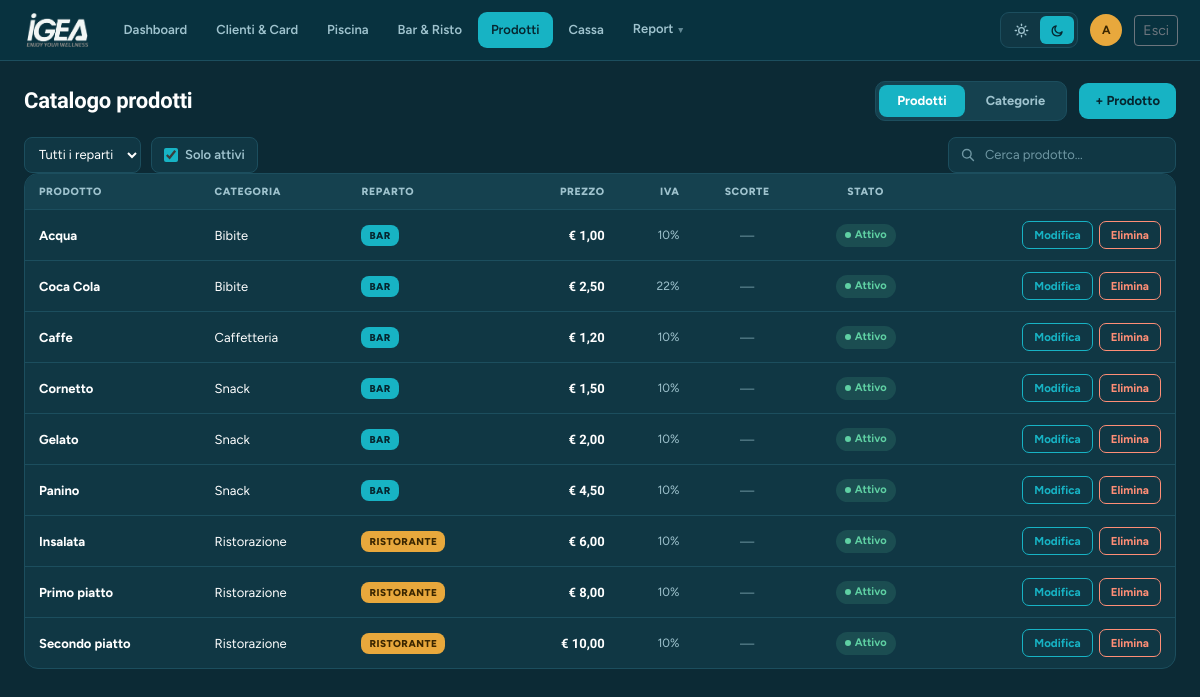
Screenshot of /products (signed in) with the database file from the repository.
### tables this page shows
CREATE TABLE products (
  id INT UNSIGNED AUTO_INCREMENT PRIMARY KEY,
  category_id INT UNSIGNED NOT NULL,
  name VARCHAR(160) NOT NULL,
  price DECIMAL(10,2) NOT NULL,
  vat_rate DECIMAL(5,2) NULL,
  stock_enabled TINYINT(1) NOT NULL DEFAULT 0,
  stock_qty DECIMAL(10,2) NULL,
  active TINYINT(1) NOT NULL DEFAULT 1,
  notes TEXT,
  created_at TIMESTAMP DEFAULT CURRENT_TIMESTAMP,
  updated_at TIMESTAMP DEFAULT CURRENT_TIMESTAMP ON UPDATE CURRENT_TIMESTAMP,
  CONSTRAINT fk_products_category FOREIGN KEY (category_id) REFERENCES product_categories(id)
);

CREATE TABLE product_categories (
  id INT UNSIGNED AUTO_INCREMENT PRIMARY KEY,
  name VARCHAR(120) NOT NULL,
  department ENUM('bar','ristorante','reception','extra') NOT NULL,
  active TINYINT(1) NOT NULL DEFAULT 1
);

### app/Helpers/functions.php (called while the page is built, shortened)
<?php
function e(?string $value): string
{
    return htmlspecialchars((string) $value, ENT_QUOTES | ENT_SUBSTITUTE, 'UTF-8');
}

### views/products/index.php (the view, shortened to what this page needs)
<?php
$deptLabels = ['bar' => 'Bar', 'ristorante' => 'Ristorante', 'reception' => 'Reception', 'extra' => 'Extra'];
$deptColors = [
  'bar'        => ['bg' => 'var(--chip-bar-bg)',   'ink' => 'var(--chip-bar-ink)'],
  'ristorante' => ['bg' => 'var(--chip-rist-bg)',  'ink' => 'var(--chip-rist-ink)'],
  'reception'  => ['bg' => 'var(--chip-recep-bg)', 'ink' => 'var(--chip-recep-ink)'],
  'extra'      => ['bg' => 'var(--chip-extra-bg)', 'ink' => 'var(--chip-extra-ink)'],
];
$catMap = [];
foreach ($categories as $c) {
    $catMap[(int)$c['id']] = $c;
}
?>
<div class="cat-page">
  <div class="cat-head">
    <h1 class="cat-head-title">Catalogo prodotti</h1>
    <div class="cat-tabs">
      <button class="cat-tab active" id="tab-products"   onclick="showTab('products')">Prodotti</button>
      <button class="cat-tab"        id="tab-categories" onclick="showTab('categories')">Categorie</button>
    </div>
    <button class="btn-add" id="btnAddProduct" onclick="openProductModal()">+ Prodotto</button>
  </div>
  <div id="pane-products">
    <div class="cat-filters">
      <select class="cat-select" id="filterDept" onchange="filterProducts()">
        <option value="">Tutti i reparti</option>
      </select>
      <label class="cat-toggle">
        <input type="checkbox" id="filterActive" checked onchange="filterProducts()">
        Solo attivi
      </label>
      <div class="cat-search">
        <svg width="14" height="14" viewBox="0 0 18 18" fill="none" stroke="currentColor" stroke-width="1.8" stroke-linecap="round" style="color:var(--muted-2);flex-shrink:0">
          <circle cx="7.5" cy="7.5" r="5.5"/><line x1="11.5" y1="11.5" x2="16" y2="16"/>
        </svg>
        <input type="search" id="searchProd" placeholder="Cerca prodotto…" oninput="filterProducts()">
      </div>
    </div>
    <div class="cat-panel">
      <table class="cat-table" id="productTable">
        <thead>
          <tr>
            <th>Prodotto</th>
            <th>Categoria</th>
            <th>Reparto</th>
            <th class="text-end">Prezzo</th>
            <th class="text-end">IVA</th>
            <th class="text-center">Scorte</th>
            <th class="text-center">Stato</th>
            <th></th>
          </tr>
        </thead>
        <tbody>
          <?php foreach ($products as $p):
            $cat  = $catMap[(int)$p['category_id']] ?? null;
            $dept = $cat['department'] ?? '';
            $dc   = $deptColors[$dept] ?? ['bg'=>'var(--surface-2)','ink'=>'var(--muted)'];
          ?>
          <tr class="prod-row"
              data-dept="<?= e($dept) ?>"
              data-active="<?= $p['active'] ? '1' : '0' ?>"
              data-name="<?= e(mb_strtolower($p['name'])) ?>">
            <td>
              <div class="prod-name"><?= e($p['name']) ?></div>
            </td>
            <td><?= e($cat['name'] ?? '—') ?></td>
            <td>
              <span class="dept-chip" style="background:<?= $dc['bg'] ?>;color:<?= $dc['ink'] ?>">
                <?= e($deptLabels[$dept] ?? $dept) ?>
              </span>
            </td>
            <td class="text-end">
              <span class="price-val">€&nbsp;<?= number_format((float)$p['price'], 2, ',', '.') ?></span>
            </td>
            <td class="text-end" style="color:var(--muted);font-size:12px">
              <?= $p['vat_rate'] !== null ? number_format((float)$p['vat_rate'], 0) . '%' : '—' ?>
            </td>
            <td class="text-center">
              <?php if ($p['stock_enabled']): ?>
                <span class="stock-badge"><?= $p['stock_qty'] !== null ? number_format((float)$p['stock_qty'], 0) : '∞' ?></span>
              <?php else: ?>
                <span style="color:var(--muted-2);font-size:13px">—</span>
              <?php endif; ?>
            </td>
            <td class="text-center">
              <?php if ($p['active']): ?>
                <span class="active-yes">Attivo</span>
              <?php else: ?>
                <span class="active-no">Inattivo</span>
              <?php endif; ?>
            </td>
            <td>
              <div class="row-actions">
                <button class="btn-edit" onclick='editProduct(<?= json_encode($p) ?>)'>Modifica</button>
                <button class="btn-del"  onclick="deleteProduct(<?= (int)$p['id'] ?>, <?= json_encode($p['name']) ?>)">Elimina</button>
              </div>
            </td>
          </tr>
          <?php endforeach; ?>
        </tbody>
      </table>
    </div>
  </div>
</div>

### public/assets/css/app.css (style rules this page uses)
:root { --bg: #eef6f8; --topbar: #ffffff; --surface: #ffffff; --surface-2: #f3f9fb; --border: #e1edf1; --text: #0f2730; --text-2: #243b44; --muted: #5b7884; --muted-2: #9bb3bc; --accent: #17b3c4; --accent-ink: #06262f; --good: #2f9e72; --bad: #e8624a; --warn: #b07d11; --band: linear-gradient(135deg, #eaf4f6, #dcedf1); --band-label: #5b7884; --band-num: #0f2730; --shadow: 0 1px 3px rgba(16, 40, 48, .06); --chip-bar-bg: #dcf0f3; --chip-bar-ink: #0e7c8c; --chip-rist-bg: #fbf0d9; --chip-rist-ink: #9a6700; --chip-cassa-bg: #dcefe5; --chip-cassa-ink: #2f7d5c; --chip-recep-bg: #dce9ef; --chip-recep-ink: #0b5e74; --chip-extra-bg: #e9e6f2; --chip-extra-ink: #5b4b8a; }
:root[data-theme="dark"] { --bg: #0c2a35; --topbar: #08323f; --surface: #103744; --surface-2: #15414f; --border: #1c4e5e; --text: #ffffff; --text-2: #eaf6f8; --muted: #9fc3ce; --muted-2: #6f97a3; --accent: #17b3c4; --accent-ink: #06262f; --good: #5fd0a3; --bad: #ff8e76; --warn: #f0b429; --band: linear-gradient(135deg, #08323f, #0c4150); --band-label: #6f97a3; --band-num: #ffffff; --shadow: 0 1px 3px rgba(0, 0, 0, .25); --chip-bar-bg: #17b3c4; --chip-bar-ink: #06262f; --chip-rist-bg: #e8a83c; --chip-rist-ink: #3a2600; --chip-cassa-bg: #5fd0a3; --chip-cassa-ink: #06262f; --chip-recep-bg: #0b5e74; --chip-recep-ink: #ffffff; --chip-extra-bg: #7a6bb0; --chip-extra-ink: #ffffff; }
* { box-sizing: border-box; }
html, body { margin: 0; height: 100%; overflow-x: hidden; }
body { background: var(--bg); color: var(--text); font-family: 'Figtree', system-ui, -apple-system, sans-serif; -webkit-font-smoothing: antialiased; transition: background .25s, color .25s; }
h1, h2, h3, .brand { font-family: 'Bricolage Grotesque', 'Figtree', sans-serif; letter-spacing: -.01em; }
:root { --seat-w: 42px; --seat-h: 27px; --seat-fs: 0.5rem; --seat-gap: 3px; --umb-fs: 1rem; }

### rows the page displays
products: name "Acqua", category.name "Bibite", category.department "BAR", price "1,00", vat_rate "10", active "Attivo"
products: name "Coca Cola", category.name "Bibite", category.department "BAR", price "2,50", vat_rate "22", active "Attivo"
products: name "Caffe", category.name "Caffetteria", category.department "BAR", price "1,20", vat_rate "10", active "Attivo"
products: name "Cornetto", category.name "Snack", category.department "BAR", price "1,50", vat_rate "10", active "Attivo"
products: name "Gelato", category.name "Snack", category.department "BAR", price "2,00", vat_rate "10", active "Attivo"
products: name "Panino", category.name "Snack", category.department "BAR", price "4,50", vat_rate "10", active "Attivo"
products: name "Insalata", category.name "Ristorazione", category.department "RISTORANTE", price "6,00", vat_rate "10", active "Attivo"
products: name "Primo piatto", category.name "Ristorazione", category.department "RISTORANTE", price "8,00", vat_rate "10", active "Attivo"
products: name "Secondo piatto", category.name "Ristorazione", category.department "RISTORANTE", price "10,00", vat_rate "10", active "Attivo"

### other values shown
$item['label'] "Dashboard"
$item['label'] "Clienti & Card"
$item['label'] "Piscina"
$item['label'] "Bar & Risto"
$item['label'] "Prodotti"
$item['label'] "Cassa"
$item['label'] "Report"
$initials "A"
